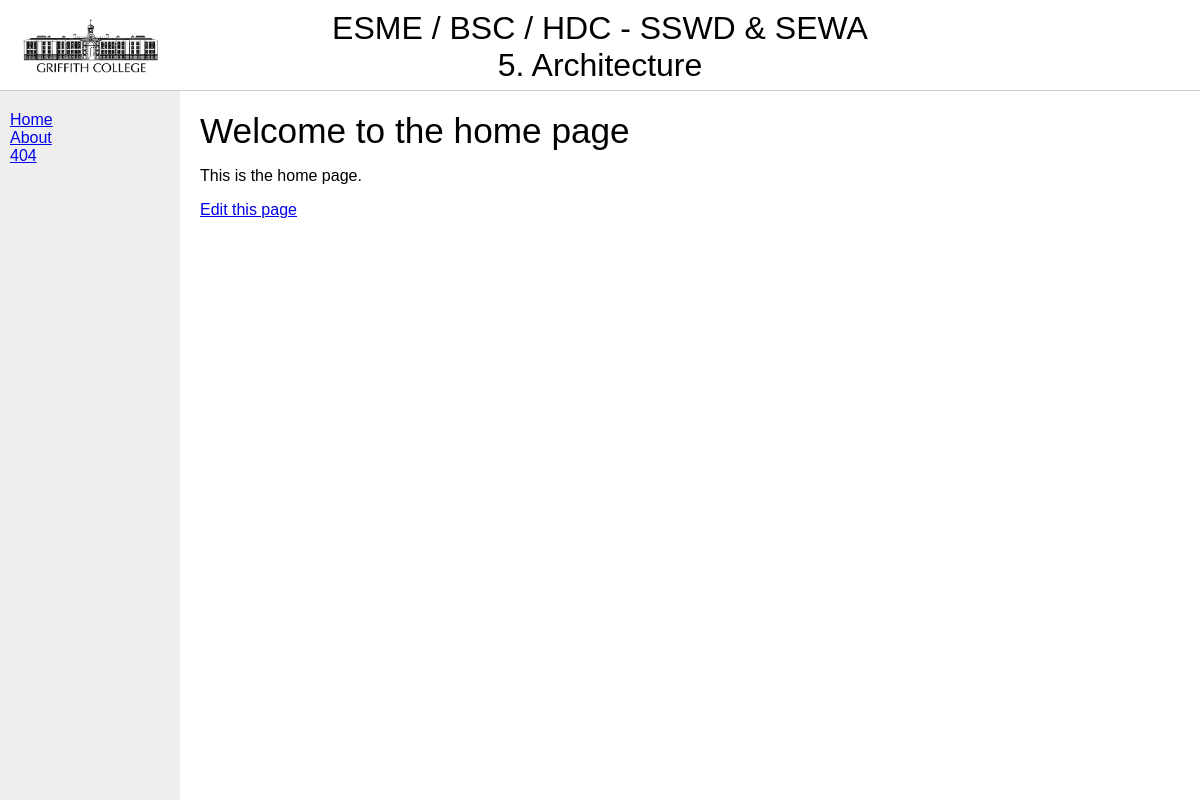
/5.architecture/index.php, run on the app's committed database.
### tables this page shows
CREATE TABLE IF NOT EXISTS `pages1` (
  `id` int(11) NOT NULL AUTO_INCREMENT,
  `page` varchar(10) NOT NULL,
  `title` varchar(100) NOT NULL,
  `text` text NOT NULL,
  PRIMARY KEY (`id`)
);

### 5.architecture/index.php (the view, shortened to what this page needs)
<?php
include('db/config.php');
$page = "home";
include('inc/header.php');
include('inc/nav.php');
echo '<main>';
$sql = "SELECT * FROM pages1 WHERE page='$page'";
$result = $conn->query($sql);
if ($result->num_rows > 0) {
    while($row = $result->fetch_assoc()) {
    	echo '<h1>'.$row["title"].'</h1>';
        echo $row["text"];
        echo '<p><a href="edit.php?page='.$row["page"].'">Edit this page</a></p>';
    }
}
else
	echo "<h1>Page not found, $page</h1>";
echo '</main>';
include('inc/footer.php');

### 5.architecture/inc/nav.php
<nav>
	<?php
	$sql = "SELECT * FROM pages1";
	$result = $conn->query($sql);
    while($row = $result->fetch_assoc())
    	echo '<a href="index.php?page='.$row["page"].'">'.ucfirst($row["page"]).'</a><br/>';
    ?>
	<a href="index.php?page=404">404</a>
</nav>

### 5.architecture/css/styles.css (style rules this page uses)
html, body { padding:0; border:0px; margin:0; font-family:arial }
nav { width:170px; padding:20px 0 0 10px; position:absolute; background:#eee; top:91px; bottom:0; overflow:auto; }
main { position:absolute; top:91px; bottom:0; left:180px; right:0; overflow:auto; padding:20px; }
h1 { font-size:2.2em; font-weight:200; padding:0; margin:0; }

### data on the page
pages1: page "Home", title "Welcome to the home page", text "This is the home page."
pages1: page "About"
